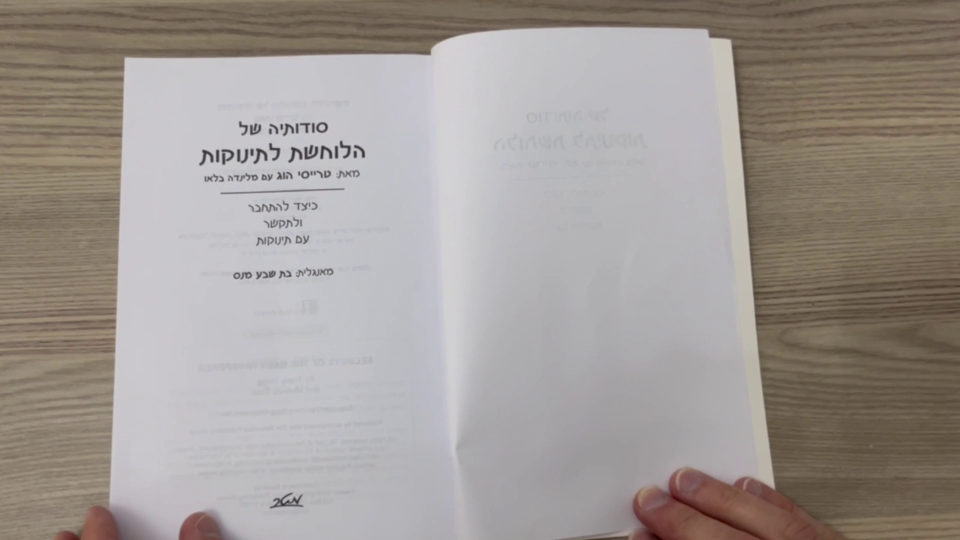
#> input picture DetectionPhotos/selected_image_105.png, 1920 x 1080 px, given as the content of the folder C:/Users/user/PycharmProjects/pythonProject10/page_split_S2, which was not available (shown at 1/2 size)
$ python corner_C.py
#> lines starting #> are read from the running program, lines starting #| are printed output that depends on the picture; after the words box and inside, x2 and y2 are one past the last pixel; in counts of white or black regions, pixels touching at a corner belong together; pictures that were not available may be replaced by others from this repository, and a replacement may not be noted
import numpy as np
import cv2
from scipy.interpolate import splprep, splev
from shapely.geometry import LineString
import os
import matplotlib.pyplot as plt
import re

# [458 lines left out: functions find_edge_points, find_first_white_x, find_first_white_y, fit_spline, evaluate_spline, find_intersection and 17 more, not called in this run]


# ---------- פונקציית זיהוי צד לפי שם ----------
def detect_side_from_filename(filename):
    lower = filename.lower()
    if "left" in lower or "_l" in lower:
        return "left"
    elif "right" in lower or "_r" in lower:
        return "right"
    else:
        return "unknown"

# ---------- תהליך עיבוד התיקייה עם זיהוי צד ----------
def process_folder(folder_path):
    for filename in sorted(os.listdir(folder_path)):
        if not filename.lower().endswith(('.png', '.jpg', '.jpeg')):
            continue

        image_path = os.path.join(folder_path, filename)
        print(f"\nמעבד קובץ: {filename}")
        match = re.search(r"_(\d+)", filename)
        num = match.group(1)

        image_color = cv2.imread(image_path)
#> image_color is the input picture: shape (1080, 1920, 3); mean B, G, R 148.2, 152.7, 160
        if image_color is None:
            print("לא ניתן לקרוא את התמונה:", image_path)
            continue

        image_gray = cv2.cvtColor(image_color, cv2.COLOR_BGR2GRAY)
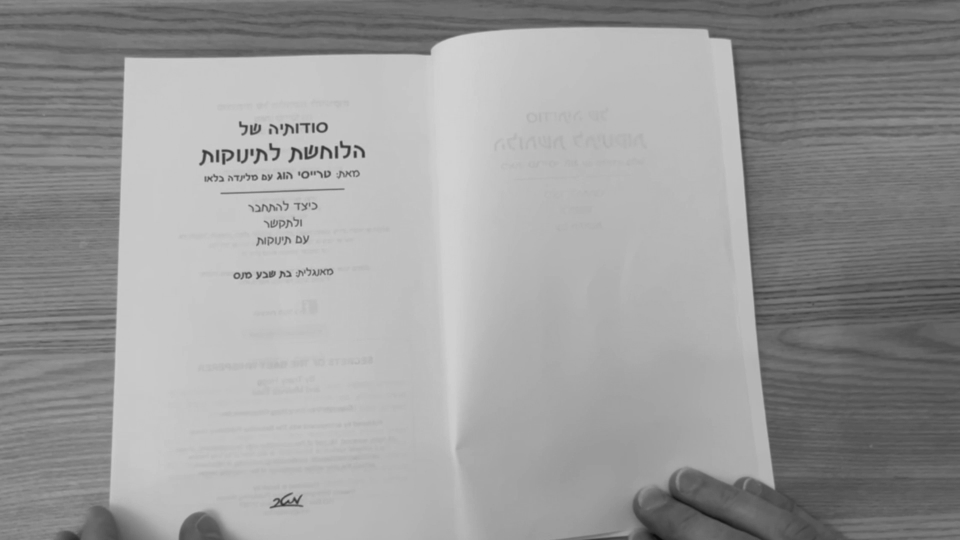
#> image_gray: shape (1080, 1920) (shown at 1/2 size); min 11, max 215, mean 154.4

        _, binary0 = cv2.threshold(image_gray, 170, 255, cv2.THRESH_BINARY_INV)
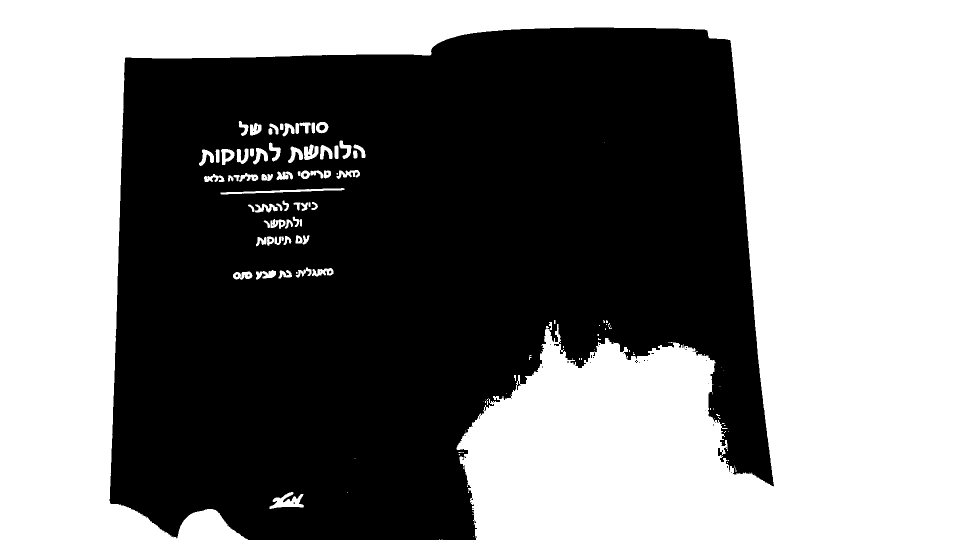
#> binary0: shape (1080, 1920) (shown at 1/2 size); 49.7% white; 125 white regions (56 under 20 px), largest, box (x1, y1, x2, y2) and area: (0, 0, 1920, 1080) 1012534, (539, 984, 608, 1018) 1173, (441, 376, 689, 389) 1024
        _, binary1 = cv2.threshold(image_gray, 200, 255, cv2.THRESH_BINARY_INV)
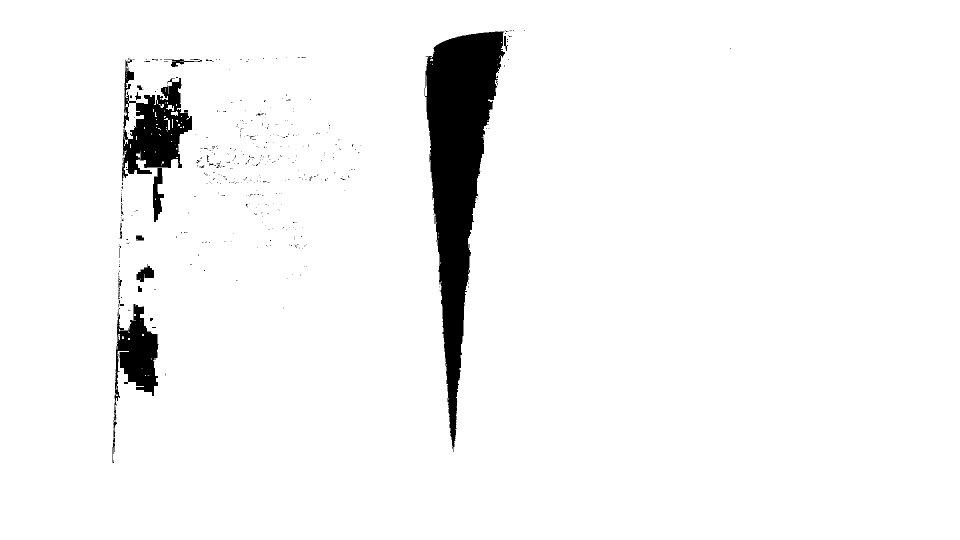
#> binary1: shape (1080, 1920) (shown at 1/2 size); 95.6% white; 457 black regions (429 under 20 px), largest, box (x1, y1, x2, y2) and area: (849, 63, 1010, 904) 59796, (244, 119, 384, 362) 15797, (225, 608, 318, 926) 10012

        side = detect_side_from_filename(filename)
        if side == "right":
            right_top_y = R_get_right_top_y(binary1)
            right_top_x = R_get_right_top_x(binary1, right_top_y)
            left_top_x = 0
            left_top_y = R_get_top_left_y(binary0)
            left_bottom_x = 0
            left_bottom_y = R_get_bottom_left_y(binary0)
            P1 = (left_top_x, left_top_y)
            P2 = (right_top_x, right_top_y)
            P3 = (left_bottom_x, left_bottom_y)
            P4 = process_with_hough(binary1, P1, P2, P3,False)

        elif side == "left":
            right_top_x = image_color.shape[1] - 1
            right_top_y = L_get_top_right_y(binary0)
            left_top_y = L_get_left_top_y(binary1)
            left_top_x = L_get_left_top_x(binary1, left_top_y)
            right_bottom_x = image_color.shape[1] - 1
            right_bottom_y = L_get_bottom_right_y(binary0)
            P1 = (left_top_x, left_top_y)
            P2 = (right_top_x, right_top_y)
            P4 = (right_bottom_x, right_bottom_y)
            P3 = process_with_hough(binary1, P1, P2, P4,True)

        else:
            print("לא ניתן לזהות צד לפי שם הקובץ, מדלג...")
            continue


        straightened = straighten_page(image_color, P1, P2, P3, P4,None,image_path,side=="left")
        show_image_matplotlib(straightened, title=f"Straightened - {filename}")

        if not os.path.exists("../../testings & mid Results/Dewarped_R_S3"):
            os.makedirs("../../testings & mid Results/Dewarped_R_S3")
        if not os.path.exists("../../testings & mid Results/Dewarped_L_S3"):
            os.makedirs("../../testings & mid Results/Dewarped_L_S3")
        if side == "left":
            file_path_right = os.path.join("../../testings & mid Results/Dewarped_L_S3", f"dewarped_L_{num}.png")
            cv2.imwrite(file_path_right, straightened)
        else:
            file_path_right = os.path.join("../../testings & mid Results/Dewarped_R_S3", f"dewarped_R_{num}.png")
            cv2.imwrite(file_path_right, straightened)


        user_input = input("לחץ Enter להמשך, או 'q' כדי לצאת: ")
        if user_input.lower() == 'q':
            print("עוצר את העיבוד.")
            break

# -------- הפעלה --------
if __name__ == "__main__":
    folder = r"C:\Users\user\PycharmProjects\pythonProject10\page_split_S2"
    process_folder(folder)

# [29 lines of commented-out code are left out]

$ run again, on DetectionPhotos/selected_image_20.png
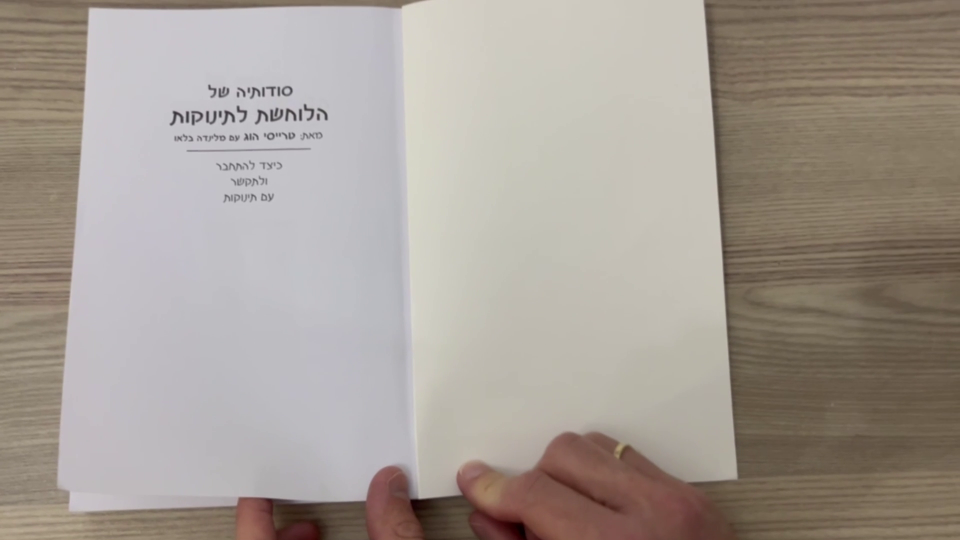
#> input picture DetectionPhotos/selected_image_20.png, 1920 x 1080 px, given as the content of the folder C:/Users/user/PycharmProjects/pythonProject10/page_split_S2, which was not available (shown at 1/2 size)
#> in process_folder, image_color is the input picture: shape (1080, 1920, 3); mean B, G, R 148.7, 156.6, 165.1
#> in process_folder, `_, binary0 = cv2.threshold(image_gray, 170, 255, cv2.THRESH_BINARY_INV)`:
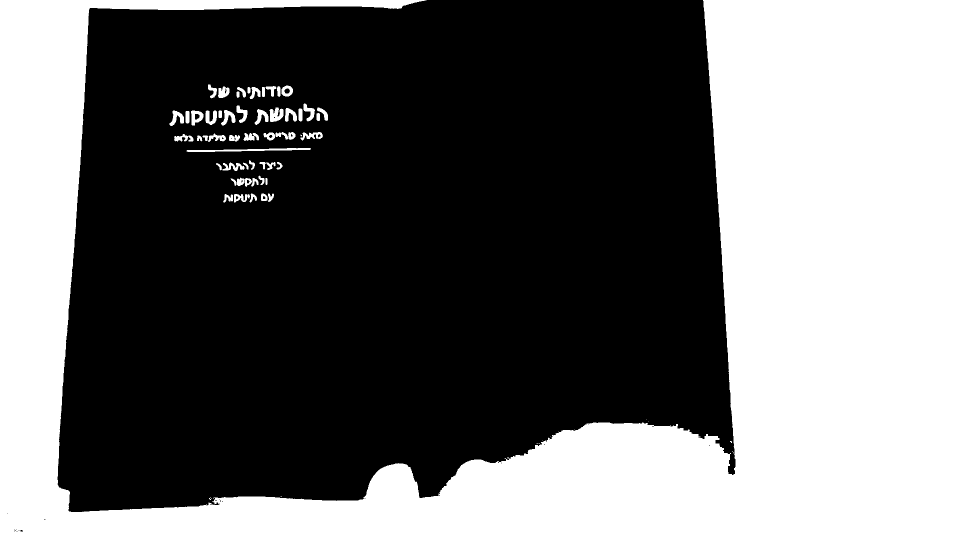
#> binary0: shape (1080, 1920) (shown at 1/2 size); 42.1% white; 69 white regions (18 under 20 px), largest, box (x1, y1, x2, y2) and area: (0, 0, 1920, 1080) 860891, (373, 296, 622, 304) 960, (539, 215, 567, 244) 569
#> in process_folder, `_, binary1 = cv2.threshold(image_gray, 200, 255, cv2.THRESH_BINARY_INV)`:
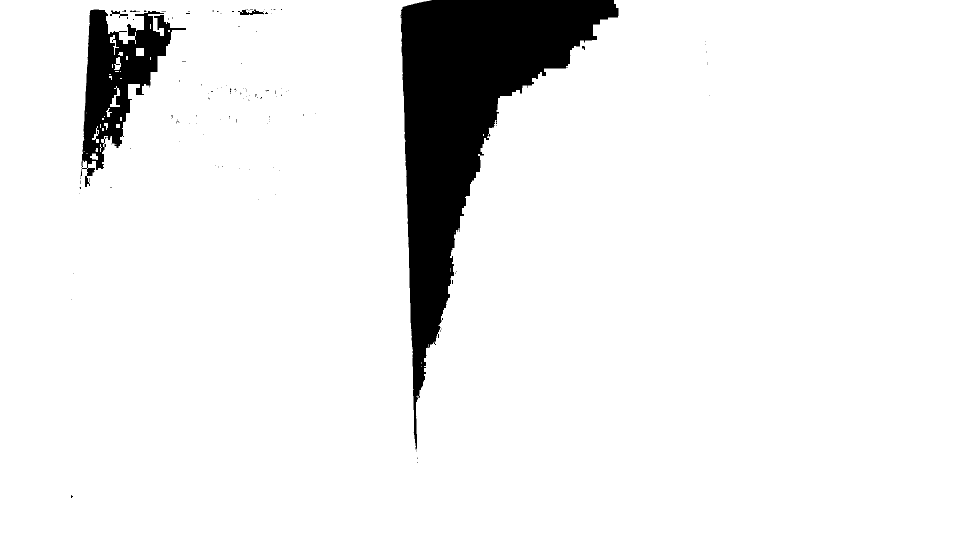
#> binary1: shape (1080, 1920) (shown at 1/2 size); 92.6% white; 130 black regions (122 under 20 px), largest, box (x1, y1, x2, y2) and area: (801, 0, 1237, 899) 125219, (163, 19, 372, 374) 28220, (476, 19, 528, 30) 294

$ run again, on DetectionPhotos/selected_image_215.png
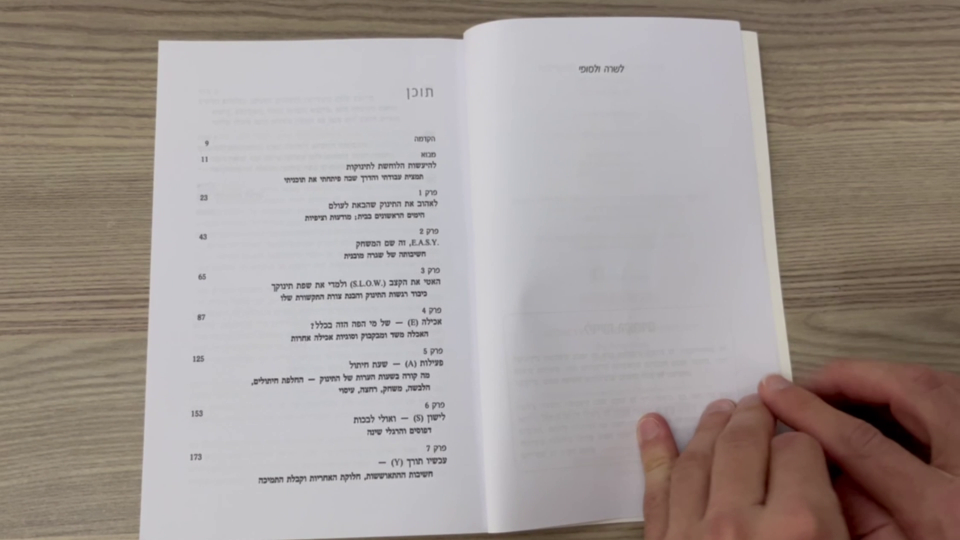
#> input picture DetectionPhotos/selected_image_215.png, 1920 x 1080 px, given as the content of the folder C:/Users/user/PycharmProjects/pythonProject10/page_split_S2, which was not available (shown at 1/2 size)
#> in process_folder, image_color is the input picture: shape (1080, 1920, 3); mean B, G, R 147, 151.2, 160.5
#> in process_folder, `_, binary0 = cv2.threshold(image_gray, 170, 255, cv2.THRESH_BINARY_INV)`:
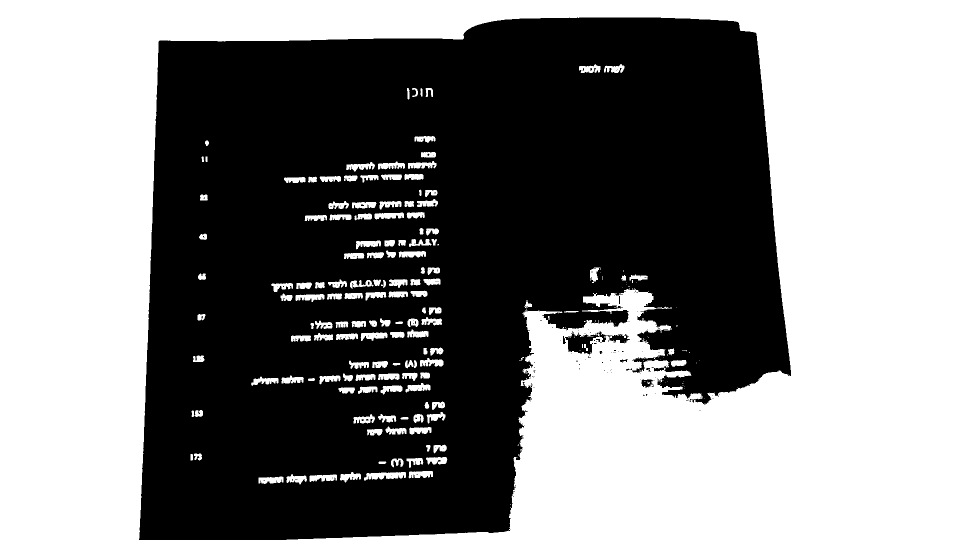
#> binary0: shape (1080, 1920) (shown at 1/2 size); 50.2% white; 194 black regions (183 under 20 px), largest, box (x1, y1, x2, y2) and area: (278, 35, 1582, 1080) 1029947, (1130, 662, 1198, 710) 1651, (1192, 663, 1260, 687) 623
#> in process_folder, `_, binary1 = cv2.threshold(image_gray, 200, 255, cv2.THRESH_BINARY_INV)`:
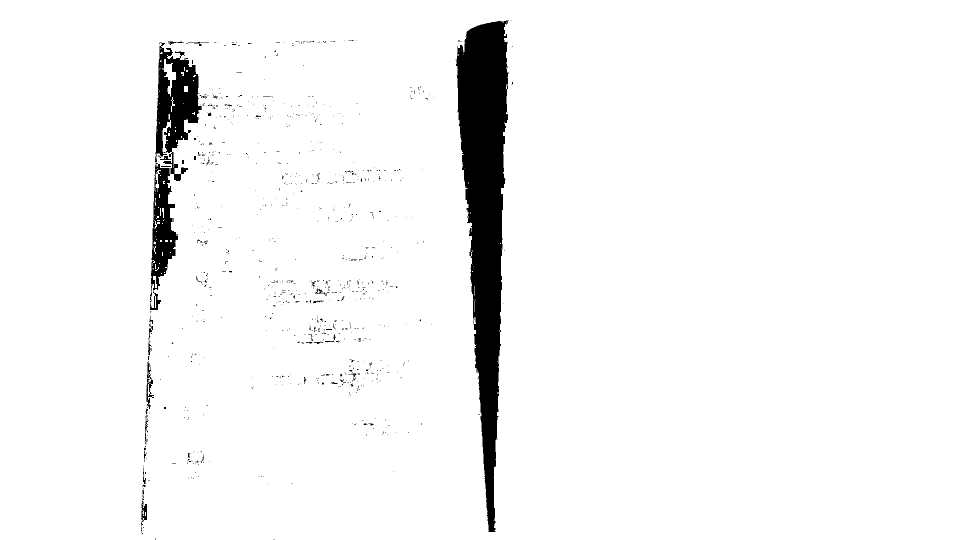
#> binary1: shape (1080, 1920) (shown at 1/2 size); 95.9% white; 942 black regions (897 under 20 px), largest, box (x1, y1, x2, y2) and area: (911, 41, 1018, 1064) 59239, (310, 84, 404, 362) 12703, (300, 328, 356, 620) 7687
